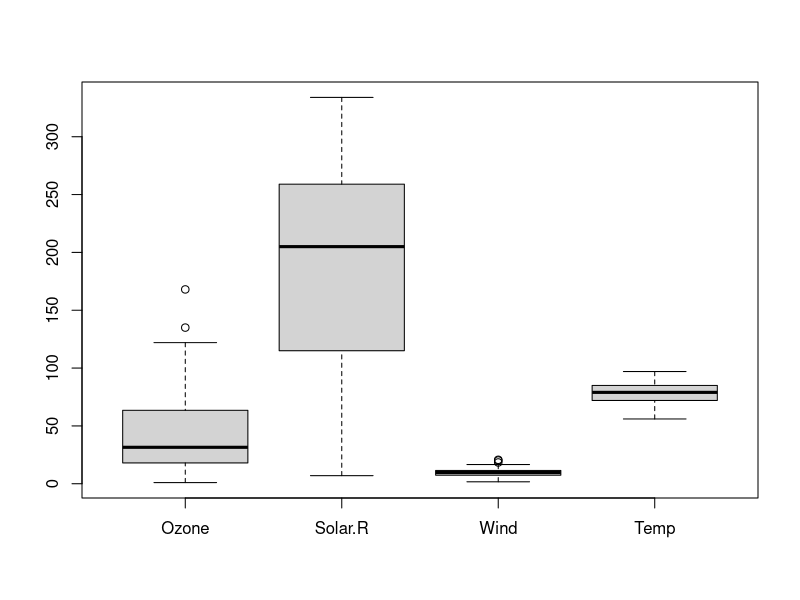
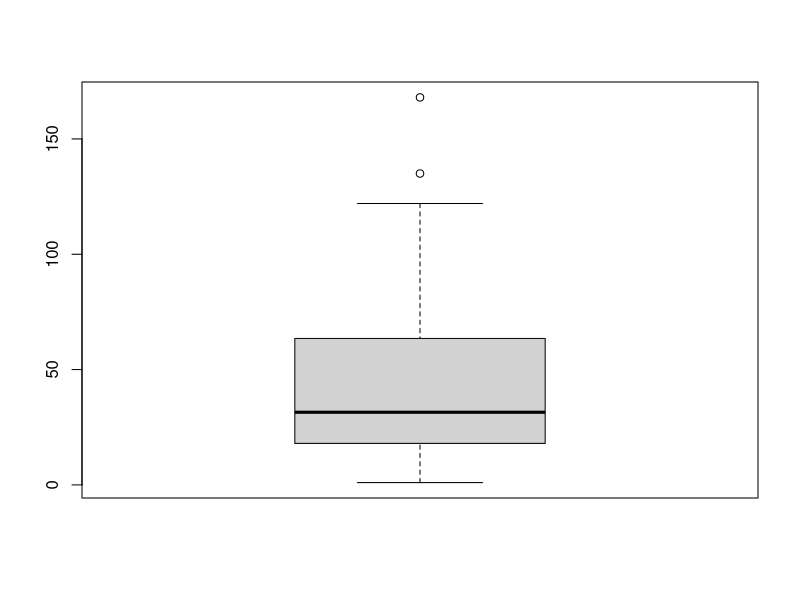
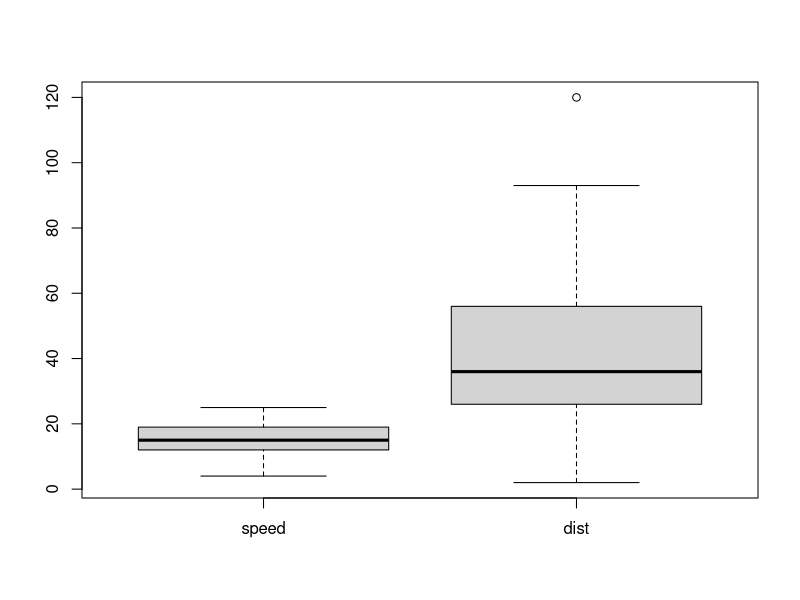
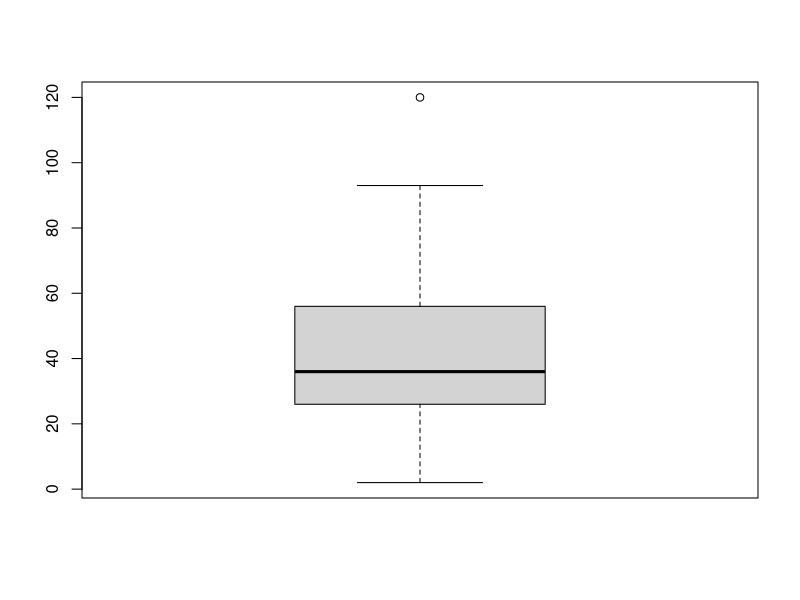
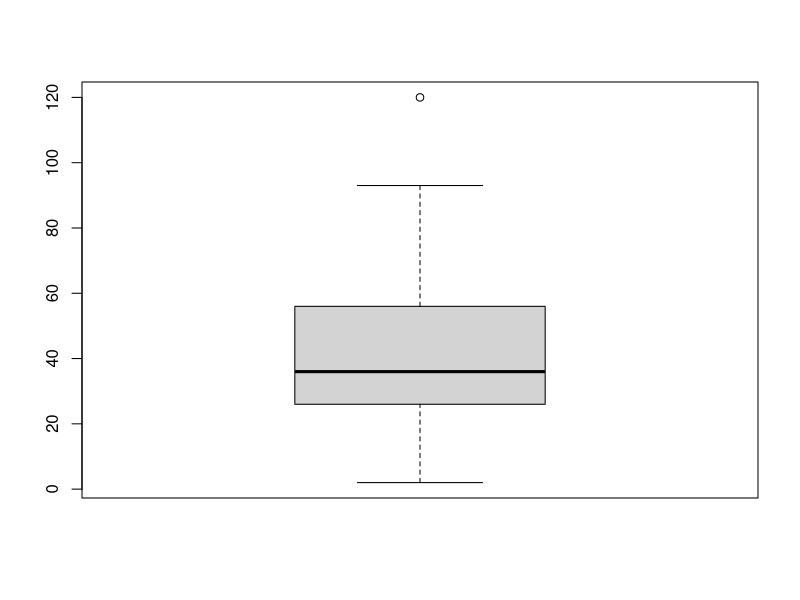
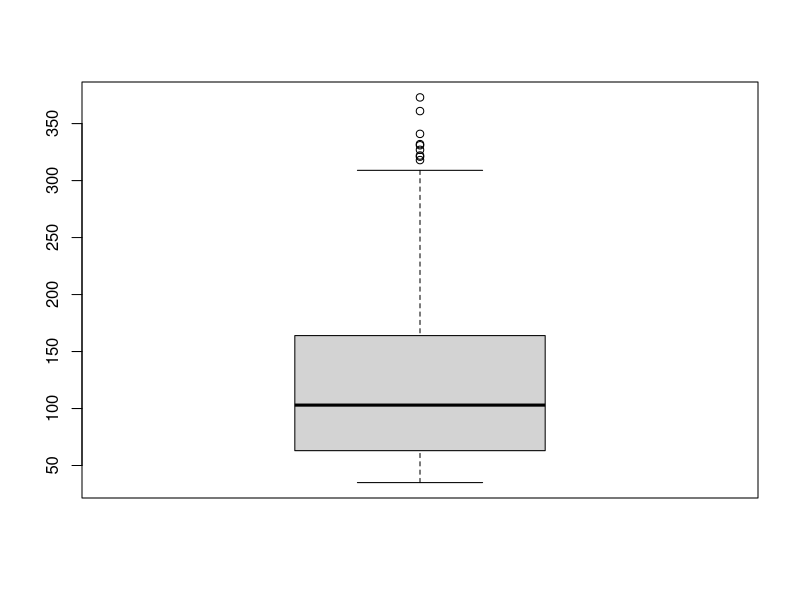

Reproduce these figures in R, in order.
patients = data.frame(name=c("환자1","환자2","환자3","환자4","환자5"), age=c(22,20,25,30,27), gender=factor(c("M","F","M","K","F")), blood.type=factor(c("A","O","B","AB","C")))
patients
patients_outrm = patients[patients$gender=="M" | patients$gender == "F",]
patients_outrm
patients_outrm1 = patients[(patients$gender=="M"|patients$gender=="F") & (patients$blood.type=="A"|patients$blood.type=="B"|patients$blood.type=="O" |patients$blood.type=="AB"),]
patients_outrm1

patients = data.frame(name=c("환자1","환자2","환자3","환자4","환자5"),age=c(22,20,25,30,27), gender=c(1,2,1,3,2), blood.type=c(1,3,2,4,5))
patients
patients$gender = ifelse((patients$gender<1|patients$gender>2), NA,patients$gender)
patients
patients$blood.type = ifelse((patients$blood.type<1|patients$blood.type>4),NA,patients$blood.type)
patients
patients[!is.na(patients$gender)&!is.na(patients$blood.type),]

boxplot(airquality[,c(1:4)])
boxplot(airquality[,1])$stats
air = airquality
table(is.na(air$Ozone))
air$Ozone = ifelse(air$Ozone<1|air$Ozone>122,NA,air$Ozone)
table(is.na(air$Ozone))
air_narm = air[!is.na(air$Ozone),]
mean(air_narm$Ozone)

# Q1
cars
car = cars
boxplot(car)
boxplot(car$dist)
boxplot(car$dist)$stats
car$dist = ifelse(car$dist<2 | car$dist>93, NA, car$dist)
mean(car$dist, na.rm=T)

# Q2
ChickWeight
Chick = ChickWeight
boxplot(Chick$weight)$stats
Chick$weight = ifelse(Chick$weight<35|Chick$weight>309, NA, Chick$weight)
mean(Chick$weight, na.rm=T)